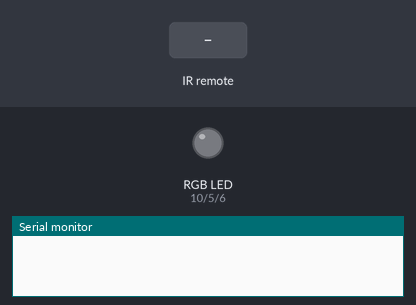
Bench run of a sketch on a simulated Arduino Uno, built with avr-gcc and run on an emulated ATmega328P. On the bench: an RGB LED mixed from three pins (HIGH = lit), the last lines printed to the serial monitor. The test bench sets the inputs (shaded band). Dim RGB values are drawn brighter than linear.

Above: at 1.2 s.
1.3 s: infrared code 0xFF30CF received
At 3.2 s:
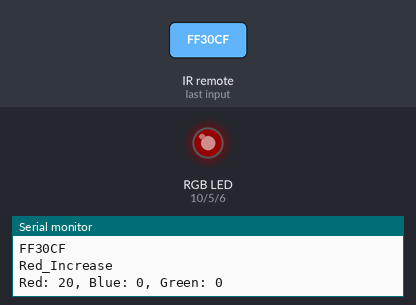
4.3 s: infrared code 0xFF18E7 received
At 6.7 s:
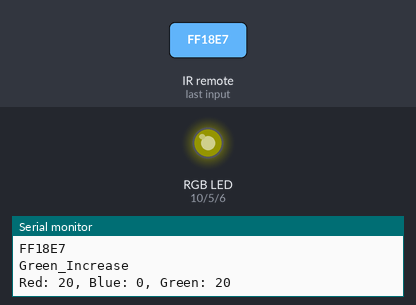
7.3 s: infrared code 0xFF7A85 received
At 10.0 s:
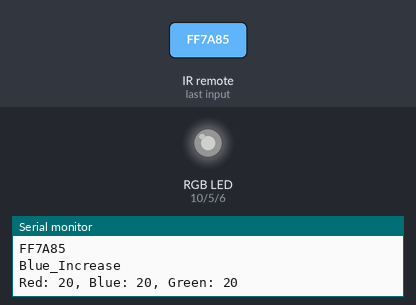
10.3 s: infrared code 0xFF10EF received
At 12.5 s:
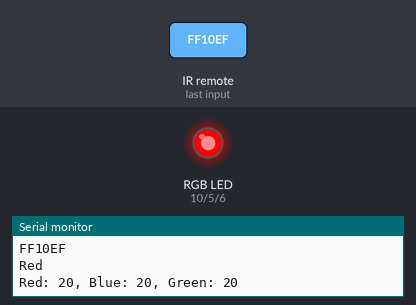
13.3 s: infrared code 0xFF38C7 received
At 16.0 s:
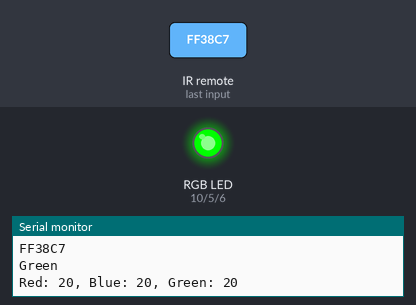
16.3 s: infrared code 0xFF5AA5 received
At 18.2 s:
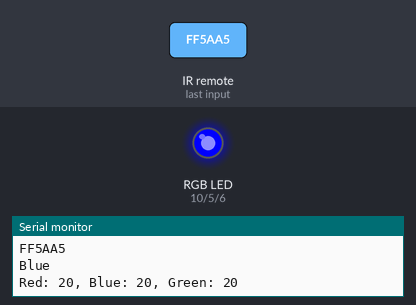
Timing chart, 0 to 19.7 s (numbered marks = the images above; inputs shaded):
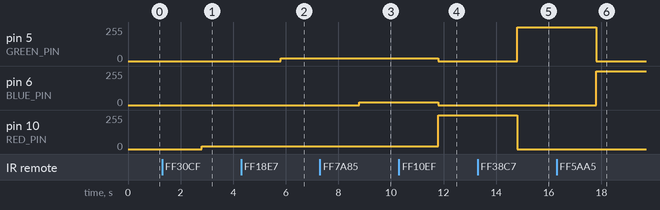

Measured:
- after the input at 1.3 s, pin 10 (RED_PIN): 0/255 → 20/255 after 1.5 s
- after the input at 4.3 s, pin 5 (GREEN_PIN): 0/255 → 20/255 after 1.5 s
- after the input at 7.3 s, pin 6 (BLUE_PIN): 0/255 → 20/255 after 1.5 s
- after the input at 10.3 s, pin 5 (GREEN_PIN), pin 6 (BLUE_PIN): 20/255 → 0/255 after 1.5 s; pin 10 (RED_PIN): 20/255 → 255/255 after 1.5 s
- after the input at 13.3 s, pin 5 (GREEN_PIN): 0/255 → 255/255 after 1.5 s; pin 10 (RED_PIN): 255/255 → 0/255 after 1.5 s
- after the input at 16.3 s, pin 5 (GREEN_PIN): 255/255 → 0/255 after 1.5 s; pin 6 (BLUE_PIN): 0/255 → 255/255 after 1.5 s

The sketch:

Lesson_68_-_Controlling_RGB_LED_with_IR_Remote_Control.ino
```cpp
//We are Controlling an RGB LED using an IR Remote Control
//Including Libraries
#include <IRremote.h>

//Declaring Variables
int IR_PIN = 9;
int DELAY = 1500;
int BLUE_PIN = 6;
int GREEN_PIN = 5;
int RED_PIN = 10;
int BLUE_BRIGHTNESS;
int RED_BRIGHTNESS;
int GREEN_BRIGHTNESS;

String BLUE_MESSAGE = "Blue: ";
String GREEN_MESSAGE = "Green: ";
String RED_MESSAGE = "Red: ";
String MY_CMD;
String COMMA = ", ";

//We have to create the IR object
IRrecv IR(IR_PIN);
//We need to decode the results
//This command comes from the library
//We are going to name this "CMD" which means Command
decode_results CMD;


void setup() {
  //Starting Serial Monitor
  Serial.begin(9600);

  //We need to enable the module
  IR.enableIRIn();

  //Starting RBG LED Pins
  pinMode(RED_PIN, OUTPUT);
  pinMode(GREEN_PIN, OUTPUT);
  pinMode(BLUE_PIN, OUTPUT);

  //Setting up initial Brightness Values
  BLUE_BRIGHTNESS = 0;
  RED_BRIGHTNESS = 0;
  GREEN_BRIGHTNESS = 0;
}


void loop() {
  //We are sitting and waiting for data
  //We are going to decode the data from the module
  while (IR.decode(&CMD) == 0) {
  }

  //We are reading the data as a hexadecimal
  Serial.println(CMD.value, HEX);
  delay(DELAY);

  //We need the module to start reading again
  IR.resume();

  //If we press the 0 button...
  if (CMD.value == 0xFF6897) {
    MY_CMD = "White";
    Serial.println(MY_CMD);
  }

  //If we press the 1 button...
  if (CMD.value == 0xFF30CF) {
    MY_CMD = "Red_Increase";
    Serial.println(MY_CMD);
  }

  //If we press the 2 button...
  if (CMD.value == 0xFF18E7) {
    MY_CMD = "Green_Increase";
    Serial.println(MY_CMD);
  }

  //If we press the 3 button...
  if (CMD.value == 0xFF7A85) {
    MY_CMD = "Blue_Increase";
    Serial.println(MY_CMD);
  }

  //If we press the 4 button...
  if (CMD.value == 0xFF10EF) {
    MY_CMD = "Red";
    Serial.println(MY_CMD);
  }

  //If we press the 5 button...
  if (CMD.value == 0xFF38C7) {
    MY_CMD = "Green";
    Serial.println(MY_CMD);
  }

  //If we press the 6 button...
  if (CMD.value == 0xFF5AA5) {
    MY_CMD = "Blue";
    Serial.println(MY_CMD);
  }

  //If we press the 7 button...
  if (CMD.value == 0xFF42BD) {
    MY_CMD = "Red_Decrease";
    Serial.println(MY_CMD);
  }

  //If we press the 8 button...
  if (CMD.value == 0xFF4AB5) {
    MY_CMD = "Green_Decrease";
    Serial.println(MY_CMD);
  }

  //If we press the 9 button...
  if (CMD.value == 0xFF52AD) {
    MY_CMD = "Blue_Decrease";
    Serial.println(MY_CMD);
  }

  //If we press the Power button...
  if (CMD.value == 0xFFA25D) {
    MY_CMD = "On";
    Serial.println(MY_CMD);
  }

  //If we press the Stop button...
  if (CMD.value == 0xFFE21D) {
    MY_CMD = "Off";
    Serial.println(MY_CMD);
  }


  //If we press the Up button...
  if (CMD.value == 0xFF906F) {
    MY_CMD = "Brightness_Up";
    Serial.println(MY_CMD);
  }

  //If we press the Down button...
  if (CMD.value == 0xFFE01F) {
    MY_CMD = "Brightness_Down";
    Serial.println(MY_CMD);
  }


  //Increasing Brightness of everything
  if (MY_CMD == "Brightness_Up") {
    RED_BRIGHTNESS = RED_BRIGHTNESS + 20;
    GREEN_BRIGHTNESS = GREEN_BRIGHTNESS + 20;
    BLUE_BRIGHTNESS = BLUE_BRIGHTNESS + 20;
  }

  //Increasing Brightness of Red
  if (MY_CMD == "Red_Increase") {
    RED_BRIGHTNESS = RED_BRIGHTNESS + 20;
  }

  //Increasing Brightness of Blue
  if (MY_CMD == "Blue_Increase") {
    BLUE_BRIGHTNESS = BLUE_BRIGHTNESS + 20;
  }

  //Increasing Brightness of Green
  if (MY_CMD == "Green_Increase") {
    GREEN_BRIGHTNESS = GREEN_BRIGHTNESS + 20;
  }


  //Decreasing Brightness of everything
  if (MY_CMD == "Brightness_Down") {
    RED_BRIGHTNESS = RED_BRIGHTNESS - 20;
    GREEN_BRIGHTNESS = GREEN_BRIGHTNESS - 20;
    BLUE_BRIGHTNESS = BLUE_BRIGHTNESS - 20;
  }

  //Decreasing Brightness of Red
  if (MY_CMD == "Red_Decrease") {
    RED_BRIGHTNESS = RED_BRIGHTNESS - 20;
  }

  //Decreasing Brightness of Blue
  if (MY_CMD == "Blue_Decrease") {
    BLUE_BRIGHTNESS = BLUE_BRIGHTNESS - 20;
  }

  //Decreasing Brightness of Green
  if (MY_CMD == "Green_Decrease") {
    GREEN_BRIGHTNESS = GREEN_BRIGHTNESS - 20;
  }


  //Setting Maximum red Brightness Value
  if (RED_BRIGHTNESS > 255) {
    RED_BRIGHTNESS = 255;
  }

  //Setting Maximum Blue Brightness Value
  if (BLUE_BRIGHTNESS > 255) {
    BLUE_BRIGHTNESS = 255;
  }

  //Setting Maximum Green Brightness Value
  if (GREEN_BRIGHTNESS > 255) {
    GREEN_BRIGHTNESS = 255;
  }


  //Setting Minimum Red Brightness Value
  if (RED_BRIGHTNESS < 0) {
    RED_BRIGHTNESS = 0;
  }

  //Setting Minimum Green Brightness Value
  if (GREEN_BRIGHTNESS < 0) {
    GREEN_BRIGHTNESS = 0;
  }

  //Setting Minimum Red Brightness Value
  if (BLUE_BRIGHTNESS < 0) {
    BLUE_BRIGHTNESS = 0;
  }


  //Making Red Value Proper to Work With so we always get the same values when increasing and decreasing Brightness
  //Must be a multiple of 20 and close to 255
  if (RED_BRIGHTNESS == 235) {
    RED_BRIGHTNESS = 240;
  }

  //Making Blue Value Proper to Work With so we always get the same values when increasing and decreasing Brightness
  //Must be a multiple of 20 and close to 255
  if (BLUE_BRIGHTNESS == 235) {
    BLUE_BRIGHTNESS = 240;
  }

  //Making Red Value Proper to Work With so we always get the same values when increasing and decreasing Brightness
  //Must be a multiple of 20 and close to 255
  if (GREEN_BRIGHTNESS == 235) {
    GREEN_BRIGHTNESS = 240;
  }


  //Turning On Power when power button is pressed
  if (MY_CMD == "On") {
    digitalWrite(RED_PIN, HIGH);
    digitalWrite(GREEN_PIN, HIGH);
    digitalWrite(BLUE_PIN, HIGH);
  }

  //Turning Off Power when power button is pressed
  if (MY_CMD == "Off") {
    digitalWrite(RED_PIN, LOW);
    digitalWrite(GREEN_PIN, LOW);
    digitalWrite(BLUE_PIN, LOW);
  }

  //Making LED Red
  if (MY_CMD == "Red") {
    digitalWrite(RED_PIN, HIGH);
    digitalWrite(GREEN_PIN, LOW);
    digitalWrite(BLUE_PIN, LOW);
  }

  //Making LED Green
  if (MY_CMD == "Green") {
    digitalWrite(RED_PIN, LOW);
    digitalWrite(GREEN_PIN, HIGH);
    digitalWrite(BLUE_PIN, LOW);
  }

  //Making LED Blue
  if (MY_CMD == "Blue") {
    digitalWrite(RED_PIN, LOW);
    digitalWrite(GREEN_PIN, LOW);
    digitalWrite(BLUE_PIN, HIGH);
  }

  if (MY_CMD == "Red_Increase" || MY_CMD == "Blue_Increase" || MY_CMD == "Green_Increase" || MY_CMD == "Red_Decrease" || MY_CMD == "Blue_Decrease" || MY_CMD == "Green_Decrease" || MY_CMD == "Brightness_Up" || MY_CMD == "Brightness_Down") {
    analogWrite(RED_PIN, RED_BRIGHTNESS);
    analogWrite(GREEN_PIN, GREEN_BRIGHTNESS);
    analogWrite(BLUE_PIN, BLUE_BRIGHTNESS);
  }

  //Printing Values
  Serial.print(RED_MESSAGE);
  Serial.print(RED_BRIGHTNESS);
  Serial.print(COMMA);
  Serial.print(BLUE_MESSAGE);
  Serial.print(BLUE_BRIGHTNESS);
  Serial.print(COMMA);
  Serial.print(GREEN_MESSAGE);
  Serial.println(GREEN_BRIGHTNESS);
}
```
